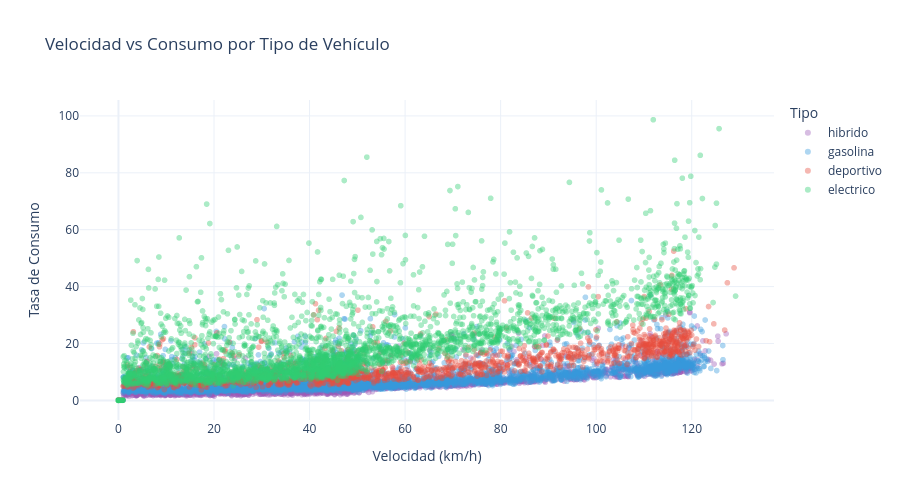

Notebook source saved alongside this figure:
### Code cell
# === Tab 2: Scatter velocidad vs consumo por tipo ===

# Muestra para rendimiento
sample_tel = df_tel.sample(min(10000, len(df_tel)), random_state=42)

fig_scatter = px.scatter(
    sample_tel, x='speed_kmh', y='fuel_consumption_rate',
    color='vehicle_type', color_discrete_map=vtype_colors,
    opacity=0.4, size_max=8,
    title='Velocidad vs Consumo por Tipo de Vehículo',
    labels={'speed_kmh': 'Velocidad (km/h)', 'fuel_consumption_rate': 'Tasa de Consumo',
            'vehicle_type': 'Tipo'},
    template='plotly_white',
    hover_data={'vehicle_id': True, 'road_type': True}
)
fig_scatter.update_traces(
    hovertemplate='<b>%{customdata[0]}</b><br>Velocidad: %{x:.1f} km/h<br>Consumo: %{y:.4f}<br>Vía: %{customdata[1]}<extra></extra>'
)
fig_scatter.update_layout(height=500)
fig_scatter.show()

### Figure 1 — Plotly figure (JSON) as saved in the notebook; plotly's stock layout.template omitted (floating-point values rounded to 4 significant figures; data arrays with more than 128 entries replaced by an {"elided": "..."} marker saying what was removed)
{"data": [{"customdata": {"elided": "2120x2 str values"}, "hovertemplate": "<b>%{customdata[0]}</b><br>Velocidad: %{x:.1f} km/h<br>Consumo: %{y:.4f}<br>Vía: %{customdata[1]}<extra></extra>", "legendgroup": "hibrido", "marker": {"color": "#9b59b6", "opacity": 0.4, "symbol": "circle"}, "mode": "markers", "name": "hibrido", "showlegend": true, "type": "scattergl", "x": {"elided": "2120 float values"}, "xaxis": "x", "y": {"elided": "2120 float values"}, "yaxis": "y"}, {"customdata": {"elided": "3408x2 str values"}, "hovertemplate": "<b>%{customdata[0]}</b><br>Velocidad: %{x:.1f} km/h<br>Consumo: %{y:.4f}<br>Vía: %{customdata[1]}<extra></extra>", "legendgroup": "gasolina", "marker": {"color": "#3498db", "opacity": 0.4, "symbol": "circle"}, "mode": "markers", "name": "gasolina", "showlegend": true, "type": "scattergl", "x": {"elided": "3408 float values"}, "xaxis": "x", "y": {"elided": "3408 float values"}, "yaxis": "y"}, {"customdata": {"elided": "1391x2 str values"}, "hovertemplate": "<b>%{customdata[0]}</b><br>Velocidad: %{x:.1f} km/h<br>Consumo: %{y:.4f}<br>Vía: %{customdata[1]}<extra></extra>", "legendgroup": "deportivo", "marker": {"color": "#e74c3c", "opacity": 0.4, "symbol": "circle"}, "mode": "markers", "name": "deportivo", "showlegend": true, "type": "scattergl", "x": {"elided": "1391 float values"}, "xaxis": "x", "y": {"elided": "1391 float values"}, "yaxis": "y"}, {"customdata": {"elided": "3081x2 str values"}, "hovertemplate": "<b>%{customdata[0]}</b><br>Velocidad: %{x:.1f} km/h<br>Consumo: %{y:.4f}<br>Vía: %{customdata[1]}<extra></extra>", "legendgroup": "electrico", "marker": {"color": "#2ecc71", "opacity": 0.4, "symbol": "circle"}, "mode": "markers", "name": "electrico", "showlegend": true, "type": "scattergl", "x": {"elided": "3081 float values"}, "xaxis": "x", "y": {"elided": "3081 float values"}, "yaxis": "y"}], "layout": {"height": 500, "legend": {"title": {"text": "Tipo"}, "tracegroupgap": 0}, "title": {"text": "Velocidad vs Consumo por Tipo de Vehículo"}, "xaxis": {"anchor": "y", "domain": [0, 1], "title": {"text": "Velocidad (km/h)"}}, "yaxis": {"anchor": "x", "domain": [0, 1], "title": {"text": "Tasa de Consumo"}}}}
